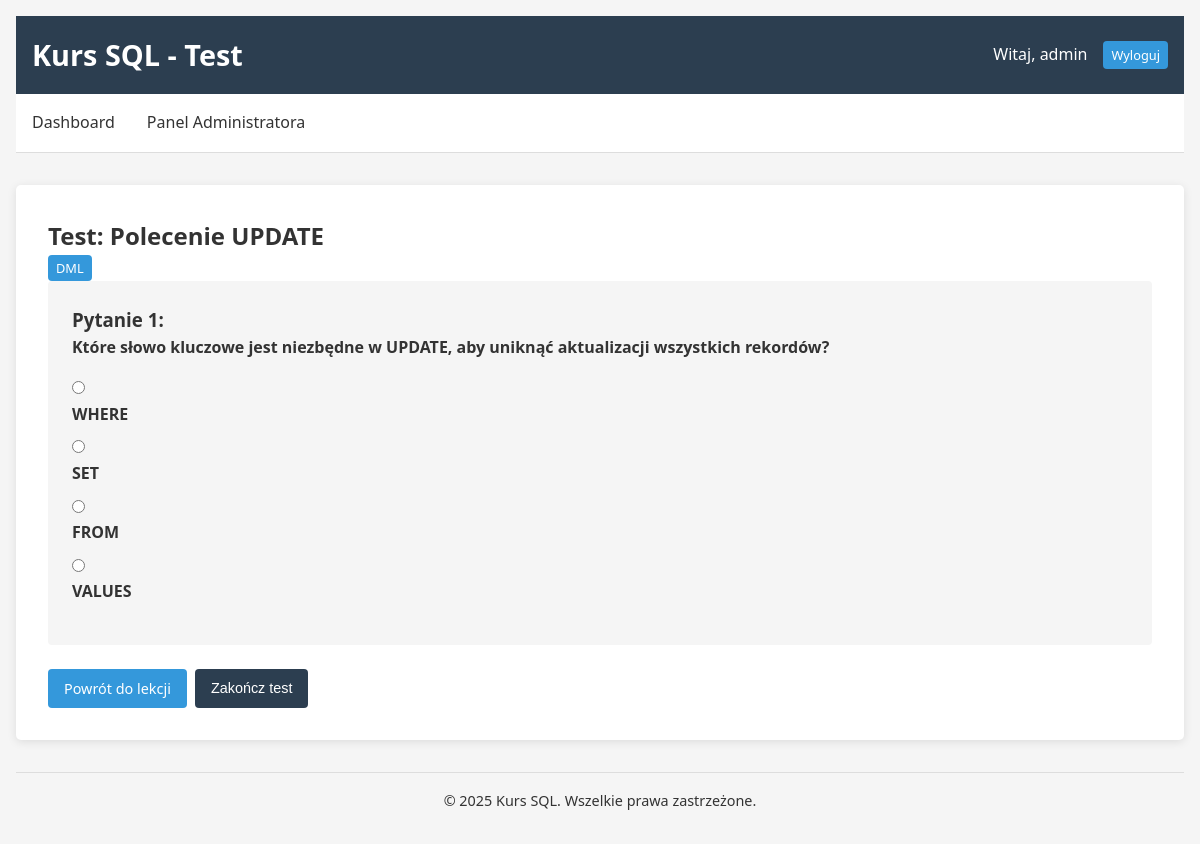
The page /index.php?page=test&id=4 (signed in) on the database its author committed.
### tables this page shows
CREATE TABLE lessons (
    id INT AUTO_INCREMENT PRIMARY KEY,
    title VARCHAR(255) NOT NULL,
    content TEXT NOT NULL,
    category VARCHAR(100) NOT NULL
);

CREATE TABLE questions (
    id INT AUTO_INCREMENT PRIMARY KEY,
    lesson_id INT,
    type ENUM('single', 'multi', 'open') NOT NULL,
    text TEXT NOT NULL,
    FOREIGN KEY (lesson_id) REFERENCES lessons(id) ON DELETE CASCADE
);

CREATE TABLE answers (
    id INT AUTO_INCREMENT PRIMARY KEY,
    question_id INT,
    text TEXT NOT NULL,
    is_correct BOOLEAN DEFAULT FALSE,
    FOREIGN KEY (question_id) REFERENCES questions(id) ON DELETE CASCADE
);

### functions.php (called while the page is built, shortened)
<?php
function get_lesson($db, $id) {
    $stmt = $db->prepare("SELECT * FROM lessons WHERE id = ?");
    $stmt->execute([$id]);
    return $stmt->fetch(PDO::FETCH_ASSOC);
}
function get_questions_for_lesson($db, $lesson_id) {
    $stmt = $db->prepare("SELECT * FROM questions WHERE lesson_id = ?");
    $stmt->execute([$lesson_id]);
    return $stmt->fetchAll(PDO::FETCH_ASSOC);
}
function get_answers_for_question($db, $question_id) {
    $stmt = $db->prepare("SELECT * FROM answers WHERE question_id = ?");
    $stmt->execute([$question_id]);
    return $stmt->fetchAll(PDO::FETCH_ASSOC);
}
?>

### student.php (the view, shortened to what this page needs)
<?php
require_once 'config.php';
require_once 'functions.php';
?>
<?php
function render_test($lesson_id) {
    global $db;
    $lesson = get_lesson($db, $lesson_id);
    $questions = get_questions_for_lesson($db, $lesson_id);
?>
<!DOCTYPE html>
<html lang="pl">
<head>
    <link rel="stylesheet" href="style.css">
</head>
<body>
    <div class="container">
        <header>
            <h1>Kurs SQL - Test</h1>
            <div class="user-info">
                <span>Witaj, <?= htmlspecialchars($_SESSION['nickname']) ?></span>
                <a href="index.php?action=logout" class="btn btn-sm">Wyloguj</a>
            </div>
        </header>
        <nav>
            <ul>
                <li><a href="index.php?page=dashboard">Dashboard</a></li>
                <?php if ($_SESSION['role'] === 'admin'): ?>
                <li><a href="index.php?page=admin">Panel Administratora</a></li>
                <?php endif; ?>
            </ul>
        </nav>
        <main>
            <div class="test-container">
                <div class="test-header">
                    <h2>Test: <?= htmlspecialchars($lesson['title']) ?></h2>
                    <span class="category-badge"><?= htmlspecialchars($lesson['category']) ?></span>
                </div>
                <?php if (empty($questions)): ?>
                <p>Brak pytań dla tej lekcji.</p>
                <a href="index.php?page=dashboard" class="btn">Powrót do listy</a>
                <?php else: ?>
                <form method="post" action="index.php?page=test_result">
                    <?php foreach ($questions as $index => $question): ?>
                    <div class="question-card">
                        <h3>Pytanie <?= $index + 1 ?>:</h3>
                        <p class="question-text"><?= htmlspecialchars($question['text']) ?></p>
                        <?php
                        $answers = get_answers_for_question($db, $question['id']);
                        if ($question['type'] === 'open'):
                        ?>
                            <div class="form-group">
                                <label for="question_<?= $question['id'] ?>">Twoja odpowiedź SQL:</label>
                                <textarea name="answers[<?= $question['id'] ?>]" id="question_<?= $question['id'] ?>"
                                          class="code-editor" required rows="3"
                                          placeholder="Wpisz swoje zapytanie SQL tutaj..."></textarea>
                                <small>Maksymalnie <?= MAX_ATTEMPTS_OPEN ?> próby.</small>
                                <div class="sql-hint">
                                    <strong>Wskazówka:</strong> Pamiętaj o poprawnej składni SQL.
                                    Zwróć uwagę na słowa kluczowe jak <span class="sql-keywords">SELECT</span>,
                                    <span class="sql-keywords">FROM</span>, <span class="sql-keywords">WHERE</span> itd.
                                </div>
                            </div>
                        <?php elseif ($question['type'] === 'single'): ?>
                            <div class="form-group">
                                <?php foreach ($answers as $answer): ?>
                                <div class="radio-option">
                                    <input type="radio" name="answers[<?= $question['id'] ?>]" id="answer_<?= $answer['id'] ?>" value="<?= $answer['id'] ?>" required>
                                    <label for="answer_<?= $answer['id'] ?>"><?= htmlspecialchars($answer['text']) ?></label>
                                </div>
                                <?php endforeach; ?>
                            </div>
                        <?php endif; ?>
                    </div>
                    <?php endforeach; ?>
                    <div class="form-actions">
                        <a href="index.php?page=lesson&id=<?= $lesson_id ?>" class="btn">Powrót do lekcji</a>
                        <button type="submit" class="btn btn-primary">Zakończ test</button>
                    </div>
                </form>
                <?php endif; ?>
            </div>
        </main>
        <footer>
            <p>&copy; 2025 Kurs SQL. Wszelkie prawa zastrzeżone.</p>
        </footer>
    </div>
</body>
</html>
<?php
}
?>

### style.css (style rules this page uses)
:root { --primary-color: #2c3e50; --secondary-color: #3498db; --accent-color: #e74c3c; --light-gray: #f5f5f5; --dark-gray: #333; --border-color: #ddd; --success-color: #27ae60; --error-color: #e74c3c; }
* { margin: 0; padding: 0; box-sizing: border-box; }
body { font-family: 'Segoe UI', Tahoma, Geneva, Verdana, sans-serif; line-height: 1.6; background-color: var(--light-gray); color: var(--dark-gray); }
.container { max-width: 1200px; margin: 0 auto; padding: 1rem; }
header { background-color: var(--primary-color); color: white; padding: 1rem; display: flex; justify-content: space-between; align-items: center; }
header h1 { font-size: 1.8rem; }
.user-info { display: flex; align-items: center; gap: 1rem; }
nav { background-color: white; border-bottom: 1px solid var(--border-color); margin-bottom: 2rem; }
nav ul { display: flex; list-style-type: none; }
nav ul li a { display: block; padding: 1rem; color: var(--dark-gray); text-decoration: none; transition: background-color 0.2s; }
main { background-color: white; padding: 2rem; border-radius: 5px; box-shadow: 0 2px 10px rgba(0, 0, 0, 0.1); margin-bottom: 2rem; }
footer { text-align: center; padding: 1rem; color: var(--dark-gray); font-size: 0.9rem; border-top: 1px solid var(--border-color); }
.btn { display: inline-block; padding: 0.5rem 1rem; background-color: var(--secondary-color); color: white; border: none; border-radius: 4px; cursor: pointer; text-decoration: none; font-size: 0.9rem; transition: background-color 0.2s; }
.btn-primary { background-color: var(--primary-color); }
.btn-sm { padding: 0.25rem 0.5rem; font-size: 0.8rem; }
.form-group { margin-bottom: 1rem; }
.form-group label { display: block; margin-bottom: 0.5rem; font-weight: bold; }
.form-actions { margin-top: 1.5rem; display: flex; gap: 0.5rem; }
.category-badge { background-color: var(--secondary-color); color: white; padding: 0.25rem 0.5rem; border-radius: 4px; font-size: 0.8rem; }
.question-card { background-color: var(--light-gray); padding: 1.5rem; border-radius: 4px; margin-bottom: 1.5rem; }
.question-text { font-weight: 600; margin-bottom: 1rem; }
.radio-option, .checkbox-option { margin-bottom: 0.5rem; }

### rows shown on the page
lessons: title "Polecenie UPDATE", category "DML"
questions: text "Które słowo kluczowe jest niezbędne w UPDATE, aby uniknąć aktualizacji wszystkich rekordów?"
answers: text "WHERE"
answers: text "SET"
answers: text "FROM"
answers: text "VALUES"

### other values the page prints
$_SESSION['nickname'] "admin"
